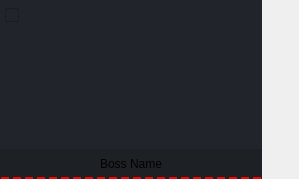
<?xml version="1.0" encoding="UTF-8"?>
<ui version="4.0">
 <class>Monster_Profile</class>
 <widget class="QWidget" name="Monster_Profile">
  <property name="geometry">
   <rect>
    <x>0</x>
    <y>0</y>
    <width>299</width>
    <height>179</height>
   </rect>
  </property>
  <property name="windowTitle">
   <string>Form</string>
  </property>
  <layout class="QHBoxLayout" name="horizontalLayout_5">
   <property name="spacing">
    <number>5</number>
   </property>
   <property name="leftMargin">
    <number>0</number>
   </property>
   <property name="topMargin">
    <number>0</number>
   </property>
   <property name="rightMargin">
    <number>0</number>
   </property>
   <property name="bottomMargin">
    <number>0</number>
   </property>
   <item>
    <widget class="QFrame" name="frame_6">
     <property name="frameShape">
      <enum>QFrame::Shape::NoFrame</enum>
     </property>
     <property name="frameShadow">
      <enum>QFrame::Shadow::Raised</enum>
     </property>
     <layout class="QVBoxLayout" name="verticalLayout" stretch="9,1">
      <property name="spacing">
       <number>0</number>
      </property>
      <property name="leftMargin">
       <number>0</number>
      </property>
      <property name="topMargin">
       <number>0</number>
      </property>
      <property name="rightMargin">
       <number>0</number>
      </property>
      <property name="bottomMargin">
       <number>0</number>
      </property>
      <item>
       <widget class="QFrame" name="frame_8">
        <property name="frameShape">
         <enum>QFrame::Shape::NoFrame</enum>
        </property>
        <property name="frameShadow">
         <enum>QFrame::Shadow::Raised</enum>
        </property>
        <layout class="QHBoxLayout" name="horizontalLayout_6">
         <property name="leftMargin">
          <number>0</number>
         </property>
         <property name="topMargin">
          <number>0</number>
         </property>
         <property name="rightMargin">
          <number>0</number>
         </property>
         <property name="bottomMargin">
          <number>0</number>
         </property>
         <item>
          <widget class="QFrame" name="frame">
           <property name="styleSheet">
            <string notr="true">background-color: rgb(33, 37, 43);</string>
           </property>
           <property name="frameShape">
            <enum>QFrame::Shape::NoFrame</enum>
           </property>
           <property name="frameShadow">
            <enum>QFrame::Shadow::Raised</enum>
           </property>
           <layout class="QHBoxLayout" name="horizontalLayout_2" stretch="1,8">
            <property name="spacing">
             <number>2</number>
            </property>
            <property name="leftMargin">
             <number>0</number>
            </property>
            <property name="topMargin">
             <number>0</number>
            </property>
            <property name="rightMargin">
             <number>0</number>
            </property>
            <property name="bottomMargin">
             <number>0</number>
            </property>
            <item alignment="Qt::AlignmentFlag::AlignLeft|Qt::AlignmentFlag::AlignTop">
             <widget class="QFrame" name="frame_3">
              <property name="sizePolicy">
               <sizepolicy hsizetype="Minimum" vsizetype="Minimum">
                <horstretch>0</horstretch>
                <verstretch>0</verstretch>
               </sizepolicy>
              </property>
              <property name="minimumSize">
               <size>
                <width>30</width>
                <height>0</height>
               </size>
              </property>
              <property name="styleSheet">
               <string notr="true"/>
              </property>
              <property name="frameShape">
               <enum>QFrame::Shape::NoFrame</enum>
              </property>
              <property name="frameShadow">
               <enum>QFrame::Shadow::Raised</enum>
              </property>
              <layout class="QHBoxLayout" name="horizontalLayout_3">
               <property name="leftMargin">
                <number>5</number>
               </property>
               <property name="topMargin">
                <number>0</number>
               </property>
               <property name="rightMargin">
                <number>0</number>
               </property>
               <property name="bottomMargin">
                <number>0</number>
               </property>
               <item>
                <widget class="QCheckBox" name="checkBox">
                 <property name="sizePolicy">
                  <sizepolicy hsizetype="Minimum" vsizetype="Minimum">
                   <horstretch>0</horstretch>
                   <verstretch>0</verstretch>
                  </sizepolicy>
                 </property>
                 <property name="minimumSize">
                  <size>
                   <width>0</width>
                   <height>30</height>
                  </size>
                 </property>
                 <property name="maximumSize">
                  <size>
                   <width>16777215</width>
                   <height>16777215</height>
                  </size>
                 </property>
                 <property name="styleSheet">
                  <string notr="true"/>
                 </property>
                 <property name="text">
                  <string notr="true"/>
                 </property>
                 <property name="checked">
                  <bool>false</bool>
                 </property>
                 <property name="tristate">
                  <bool>false</bool>
                 </property>
                </widget>
               </item>
              </layout>
             </widget>
            </item>
            <item>
             <widget class="QFrame" name="frame_5">
              <property name="minimumSize">
               <size>
                <width>0</width>
                <height>70</height>
               </size>
              </property>
              <property name="frameShape">
               <enum>QFrame::Shape::NoFrame</enum>
              </property>
              <property name="frameShadow">
               <enum>QFrame::Shadow::Raised</enum>
              </property>
              <layout class="QHBoxLayout" name="horizontalLayout_4" stretch="8,0">
               <property name="leftMargin">
                <number>0</number>
               </property>
               <property name="topMargin">
                <number>0</number>
               </property>
               <property name="rightMargin">
                <number>0</number>
               </property>
               <property name="bottomMargin">
                <number>0</number>
               </property>
               <item alignment="Qt::AlignmentFlag::AlignHCenter|Qt::AlignmentFlag::AlignBottom">
                <widget class="QLabel" name="monster_icon_label">
                 <property name="text">
                  <string/>
                 </property>
                 <property name="alignment">
                  <set>Qt::AlignmentFlag::AlignCenter</set>
                 </property>
                </widget>
               </item>
               <item>
                <widget class="QFrame" name="frame_7">
                 <property name="minimumSize">
                  <size>
                   <width>30</width>
                   <height>0</height>
                  </size>
                 </property>
                 <property name="styleSheet">
                  <string notr="true"/>
                 </property>
                 <property name="frameShape">
                  <enum>QFrame::Shape::NoFrame</enum>
                 </property>
                 <property name="frameShadow">
                  <enum>QFrame::Shadow::Raised</enum>
                 </property>
                </widget>
               </item>
              </layout>
             </widget>
            </item>
           </layout>
          </widget>
         </item>
        </layout>
       </widget>
      </item>
      <item>
       <widget class="QFrame" name="bottom_color_frame">
        <property name="minimumSize">
         <size>
          <width>200</width>
          <height>30</height>
         </size>
        </property>
        <property name="maximumSize">
         <size>
          <width>16777215</width>
          <height>30</height>
         </size>
        </property>
        <property name="styleSheet">
         <string notr="true">background-color: rgb(29, 33, 38);
border-bottom: 2px dashed red;</string>
        </property>
        <property name="frameShape">
         <enum>QFrame::Shape::NoFrame</enum>
        </property>
        <property name="frameShadow">
         <enum>QFrame::Shadow::Raised</enum>
        </property>
        <layout class="QHBoxLayout" name="horizontalLayout">
         <property name="spacing">
          <number>0</number>
         </property>
         <property name="leftMargin">
          <number>0</number>
         </property>
         <property name="topMargin">
          <number>0</number>
         </property>
         <property name="rightMargin">
          <number>0</number>
         </property>
         <property name="bottomMargin">
          <number>0</number>
         </property>
         <item>
          <widget class="QLabel" name="monster_name_label">
           <property name="sizePolicy">
            <sizepolicy hsizetype="Expanding" vsizetype="Preferred">
             <horstretch>0</horstretch>
             <verstretch>0</verstretch>
            </sizepolicy>
           </property>
           <property name="minimumSize">
            <size>
             <width>0</width>
             <height>30</height>
            </size>
           </property>
           <property name="maximumSize">
            <size>
             <width>16777215</width>
             <height>30</height>
            </size>
           </property>
           <property name="styleSheet">
            <string notr="true"/>
           </property>
           <property name="text">
            <string>Boss Name</string>
           </property>
           <property name="alignment">
            <set>Qt::AlignmentFlag::AlignCenter</set>
           </property>
          </widget>
         </item>
        </layout>
       </widget>
      </item>
     </layout>
    </widget>
   </item>
   <item alignment="Qt::AlignmentFlag::AlignTop">
    <widget class="QFrame" name="frame_4">
     <property name="frameShape">
      <enum>QFrame::Shape::NoFrame</enum>
     </property>
     <property name="frameShadow">
      <enum>QFrame::Shadow::Raised</enum>
     </property>
     <layout class="QVBoxLayout" name="verticalLayout_2">
      <property name="spacing">
       <number>3</number>
      </property>
      <property name="leftMargin">
       <number>0</number>
      </property>
      <property name="topMargin">
       <number>0</number>
      </property>
      <property name="rightMargin">
       <number>0</number>
      </property>
      <property name="bottomMargin">
       <number>0</number>
      </property>
      <item>
       <widget class="QPushButton" name="configure_monster_btn">
        <property name="minimumSize">
         <size>
          <width>30</width>
          <height>30</height>
         </size>
        </property>
        <property name="maximumSize">
         <size>
          <width>16777215</width>
          <height>16777215</height>
         </size>
        </property>
        <property name="styleSheet">
         <string notr="true">border: none;</string>
        </property>
        <property name="text">
         <string/>
        </property>
        <property name="icon">
         <iconset theme="QIcon::ThemeIcon::DocumentProperties"/>
        </property>
       </widget>
      </item>
      <item>
       <widget class="QPushButton" name="delete_monster_btn">
        <property name="minimumSize">
         <size>
          <width>0</width>
          <height>0</height>
         </size>
        </property>
        <property name="maximumSize">
         <size>
          <width>45</width>
          <height>45</height>
         </size>
        </property>
        <property name="styleSheet">
         <string notr="true">border: none;</string>
        </property>
        <property name="text">
         <string/>
        </property>
        <property name="icon">
         <iconset theme="QIcon::ThemeIcon::EditDelete"/>
        </property>
       </widget>
      </item>
     </layout>
    </widget>
   </item>
  </layout>
 </widget>
 <resources/>
 <connections/>
</ui>
